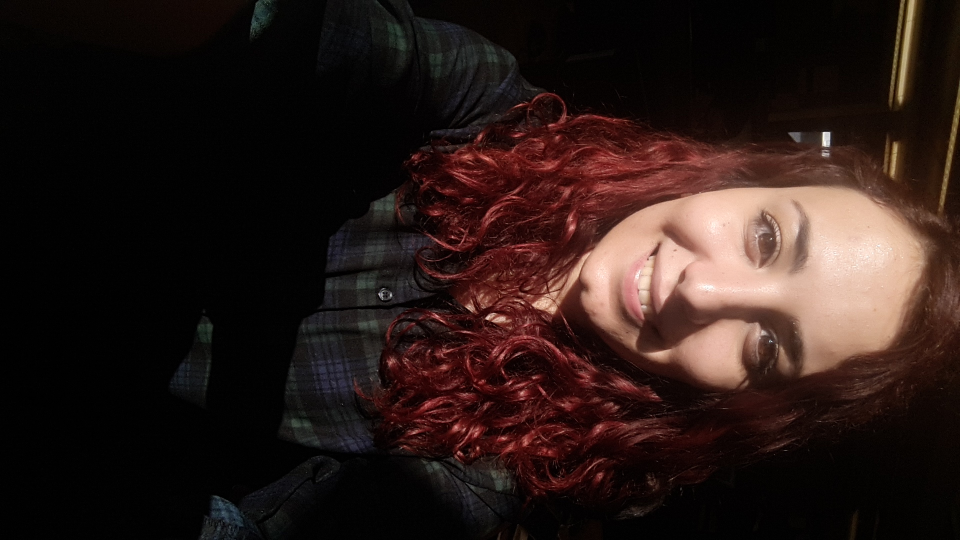
%> input picture Data/SelfiesDataSet/person1/2.jpg, 1920 x 1080 px (shown at 1/2 size)
$ octave facedetection.m   (GNU Octave 9; MATLAB toolbox functions it lacks are replaced by stand-ins)
%> lines starting %> are read from the running program, lines starting %| are printed output that depends on the picture
 clear all
clc
%Detect objects using Viola-Jones Algorithm

%To detect Face
FDetect = vision.CascadeObjectDetector;
image = imread('2.jpg');
%> image is the input picture: size 1080x1920x3 uint8; mean R, G, B 41.5, 26.7, 23.3
image = imresize(image,0.3);
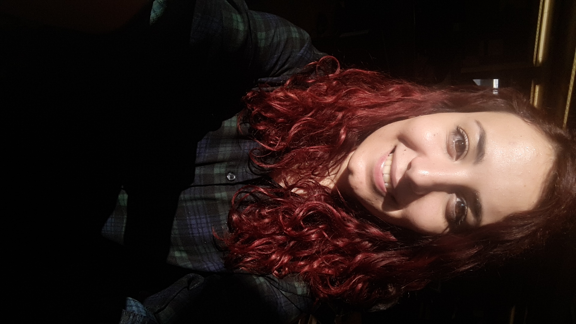
%> image: size 324x576x3 uint8; mean R, G, B 41.5, 26.7, 23.3
image = rgb2gray(image);
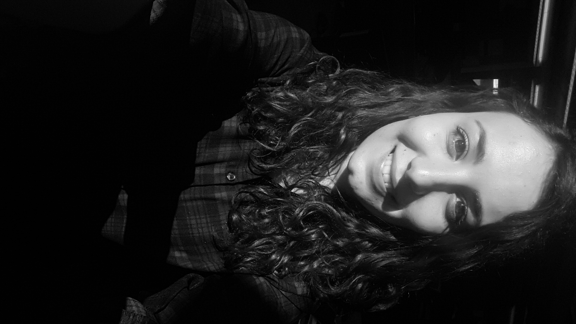
%> image: size 324x576 uint8; min 0, max 251, mean 30.7
%Read the input image
I = image;

%Returns Bounding Box values based on number of objects
BB = step(FDetect,I);
%> BB = []
figure,
imshow(I); hold on
sizeOfBiggerRec = 0;
for i = 1:size(BB,1)
   currentRectSize = (BB(i,3)*BB(i,4));
   if sizeOfBiggerRec < currentRectSize
        sizeOfBiggerRec = currentRectSize;
        currentRect = i;
   end
end
%> this loop made 0 passes
%> after the loop, sizeOfBiggerRec = 0
%> (the run ends here)

$ run again, with Data/SelfiesDataSet/person1/1.jpg copied over Data/SelfiesDataSet/person1/2.jpg
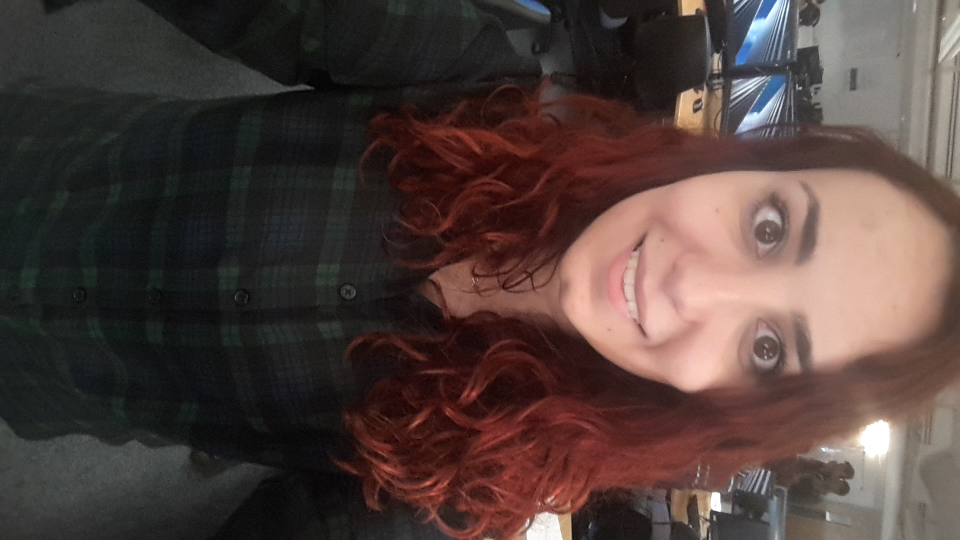
%> input picture Data/SelfiesDataSet/person1/1.jpg, 1920 x 1080 px (shown at 1/2 size)
%> image is the input picture: size 1080x1920x3 uint8; mean R, G, B 79.9, 63.6, 59.6
%> `image = imresize(image,0.3);`:
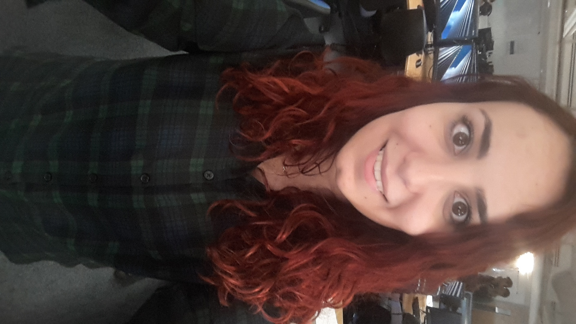
%> image: size 324x576x3 uint8; mean R, G, B 79.9, 63.6, 59.6
%> `image = rgb2gray(image);`:
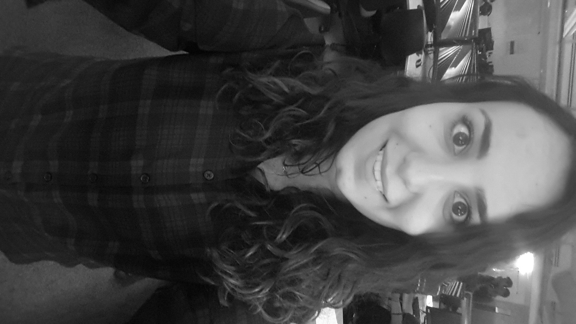
%> image: size 324x576 uint8; min 1, max 255, mean 68
%> BB = []
%> after the loop `for i = 1:size(BB,1)`: sizeOfBiggerRec = 0
